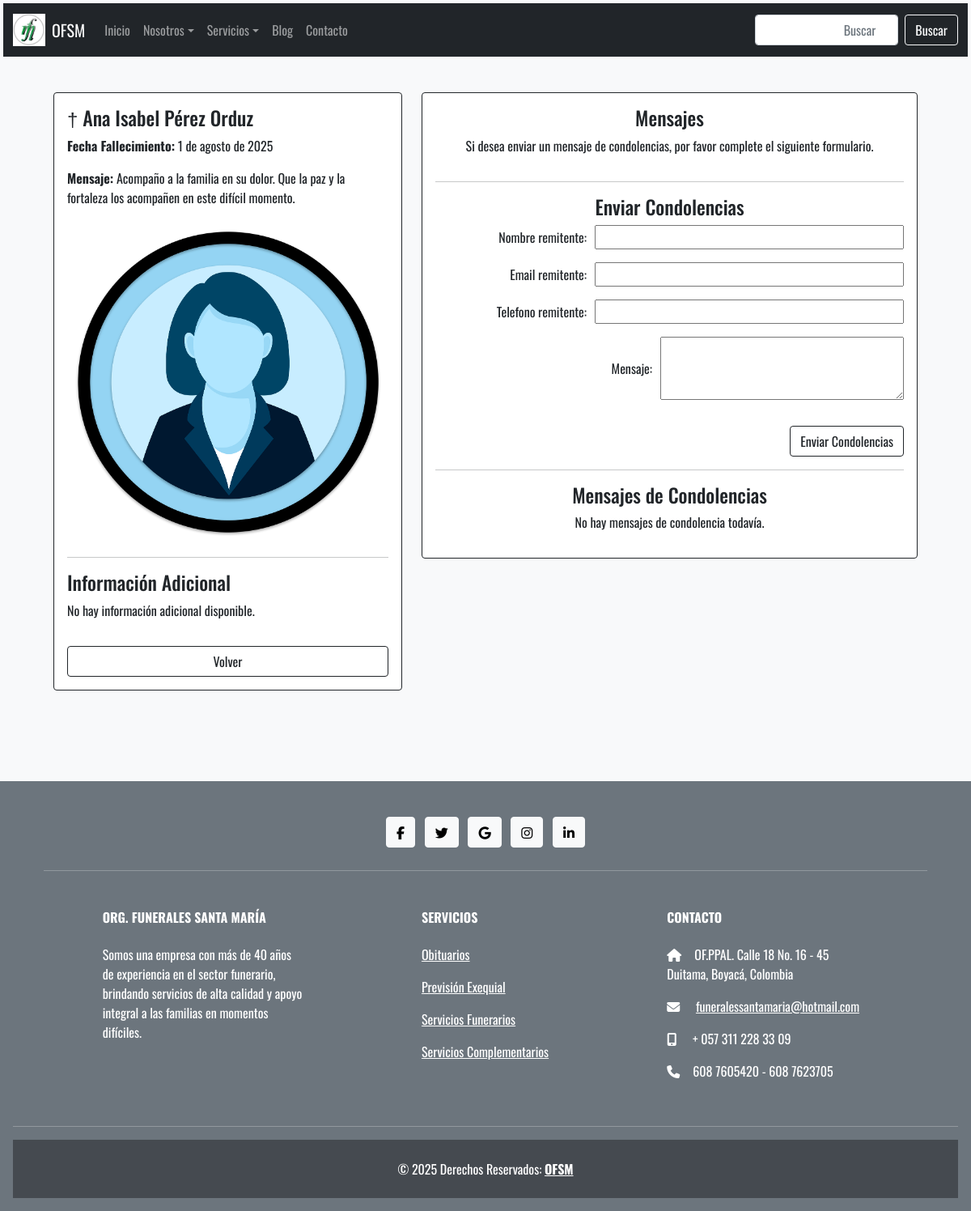
Screenshot of /detalle/1/ with the database file from the repository.
### app_gestion/models.py (models this page shows, shortened)
class Obituario(models.Model):
    nombre = models.CharField(max_length=100)
    fecha_fallecimiento = models.DateField()
    mensaje = models.TextField()
    imagen = models.ImageField(upload_to='obituarios/', null=True, blank=True)

### app_gestion/views.py (the view)
# urls.py: path('detalle/<int:id>/', views.ver_obituario, name='ver_obituario'),
def ver_obituario(request, id):
    obituario = Obituario.objects.get(pk=id)
    try:
        detalle = obituario.detalleobituario
    except DetalleObituario.DoesNotExist:
        detalle = None
    if request.method == 'POST':
        condolencia_form = CondolenciaForm(request.POST)
        if condolencia_form.is_valid():
            nueva_condolencia = condolencia_form.save(commit=False)
            nueva_condolencia.obituario = obituario
            nueva_condolencia.save()
            return redirect('ver_obituario', id=obituario.id)
    else:
        condolencia_form = CondolenciaForm()
    condolencias = obituario.condolencias.all().order_by('-fecha_envio')
    return render(request, 'obituarios/infAdicional.html', {
        'obituario': obituario,
        'detalle': detalle,
        'condolencia_form': condolencia_form,
        'condolencias': condolencias
    })

### app_gestion/forms.py
class CondolenciaForm(forms.ModelForm):
    class Meta:
        model = Condolencia
        fields = ['nombre_remitente','email_remitente','telefono_remitente','mensaje']
        widgets = {
            'mensaje': forms.Textarea(attrs={'rows': 3}),
        }

### app_gestion/templates/obituarios/infAdicional.html (shortened to what this page needs)
{% extends "base.html" %}
{% block content %}
<div class="container mt-4">
    <div class="row mb-3 mt-3">
        <div class="col col-md-5 mb-5">
            <div class="card border-dark">
                <div class="card-body d-flex flex-column">
                    <h4> &#8224; {{ obituario.nombre }}</h4>
                    <p><strong>Fecha Fallecimiento:</strong> {{ obituario.fecha_fallecimiento }}</p>
                    <p><strong>Mensaje:</strong> {{ obituario.mensaje }}</p>
                    {% if obituario.imagen %}
                        <img src="{{ obituario.imagen.url }}" class="card-img-top" style="height: 400px; object-fit: cover; width: 100%;">
                    {% endif %}
                    <hr>
                    <h4>Información Adicional</h4>
                    {% if detalle %}
                        <p><strong>Lugar de exequias:</strong> {{ detalle.lugar_exequias }}</p>
                        <p><strong>Fecha de exequias:</strong> {{ detalle.fecha_exequias }}</p>
                        <p><strong>Lugar Velatorio:</strong> {{ detalle.lugar_velatorio }}</p>
                        <p><strong>Destino Final:</strong> {{ detalle.destino_final }}</p>
                        <p><strong>Invitaciones:</strong> {{ detalle.invitaciones }}</p>
                    {% else %}
                        <p>No hay información adicional disponible.</p>
                    {% endif %}
                    <a href="{% url 'listar_obituarios' %}" class="btn btn-outline-dark mt-3">Volver</a>
                </div>
            </div>
        </div>
        <div class="col col-md-7 mb-7">
            <div class="card border-dark">
                <div class="card-body d-flex flex-column text-center">
                    <h4>Mensajes</h4>
                    <p>Si desea enviar un mensaje de condolencias, por favor complete el siguiente formulario.</p>
                    <hr>
                    <h4>Enviar Condolencias</h4>
                    <form method="POST">
                        {{ condolencia_form.as_p }}
                        <div class="text-end">
                            <button type="submit" class="btn btn-outline-dark mt-3">Enviar Condolencias</button>
                        </div>
                    </form>
                    <hr>
                    <h4>Mensajes de Condolencias</h4>
                    {% for c in condolencias %}
                        <div class="border p-2 mb-2">
                            <strong>{{ c.nombre_remitente }}</strong> <small class="text-muted">({{ c.fecha_envio|date:"d/m/Y H:i"}})</small>
                            <p>{{ c.mensaje }}</p>
                        </div>
                    {% empty %}
                        <p>No hay mensajes de condolencia todavía.</p>
                    {% endfor %}
                </div>
            </div>
        </div>
    </div>
</div>
{% endblock %}

### app_gestion/templates/base.html (style rules this page uses)
body { font-family: "Oswald", sans-serif; background-color: #f8f9fa; color: #212529; font-optical-sizing: auto; font-weight: <weight>; font-style: normal; }

### app_gestion/templates/obituarios/infAdicional.html (style rules this page uses)
form p { display: flex; justify-content: space-between; align-items: center; }
form label { flex: 1; margin-right: 10px; text-align: right; }
form input { flex: 2; text-align: right; }

### rows the page displays
Obituario: nombre "Ana Isabel Pérez Orduz", fecha_fallecimiento "1 de agosto de 2025", mensaje "Acompaño a la familia en su dolor. Que la paz y la fortaleza los acompañen en este difícil momento.", imagen (picture)
